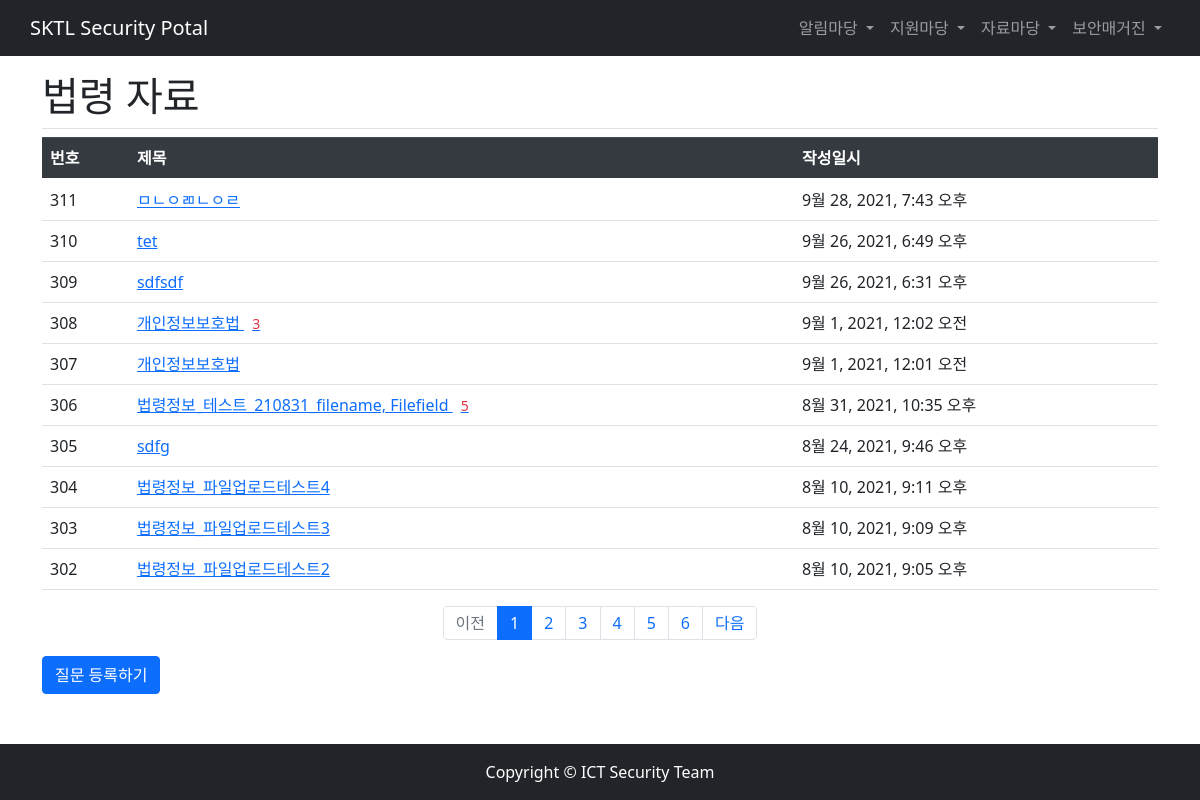
The page /pybo/laws_data/ on the database its author committed.
### pybo/models.py (models this page shows, shortened)
class Model_laws_data(models.Model):
    subject = models.CharField(max_length=200)
    upload_files = models.FileField(upload_to=get_file_path, null=True, blank=True, verbose_name='파일')
    filename = models.CharField(max_length=64, null=True, verbose_name='첨부파일명')
    imgfile = models.ImageField(null=True, upload_to=get_file_path, blank=True, verbose_name='이미지')  # Need to do "pip3 install image" in cmd
    content = models.TextField()
    create_date = models.DateTimeField()

### pybo/views.py (the view)
# urls.py: path('laws_data/', views.laws_data, name='laws_data'),
def laws_data(request):
    page = request.GET.get('page', '1') # 페이지(ex-localhost:8000/pybo/?page=1)
    laws_list = Model_laws_data.objects.order_by('-create_date')
    paginator = Paginator(laws_list, 10) # 페이지당 10개씩 보여 주기, question_list를 페이징 객체 paginator 로 변환
    page_obj = paginator.get_page(page)
    context = {'laws_list': page_obj}
    return render(request, 'pybo/laws_list.html', context)

### pybo/templatetags/pybo_filter.py (called while the page is built)
@register.filter
def sub(value, arg):
    return value - arg

### templates/pybo/laws_list.html (shortened to what this page needs)
{% extends 'base.html' %}
{% load pybo_filter %}
{% block content %}
<div id="inner">
        <div class="container my-3">
        <h1 class="border-bottom py-2">법령 자료</h1>
        <table  class="table">
            <thead>
            <tr class="thead-dark">
                <th>번호</th>
                <th>제목</th>
                <th>작성일시</th>
            </tr>
            </thead>
            <tbody>
            {% if laws_list %}
            {% for laws in laws_list %}
            <tr>
                <td>{{ laws_list.paginator.count|sub:laws_list.start_index|sub:forloop.counter0|add:1 }}</td>
                <td>
                    <a href="{% url 'pybo:laws_detail' laws.id %}">
                        {{ laws.subject }}
                        {% if laws.laws_answer_set.count > 0 %}
                        <span class="text-danger small ml-2">
                            {{ laws.laws_answer_set.count }}
                        </span>
                        {% endif %}
                    </a>
                </td>
                <td>{{ laws.create_date }}</td>
            </tr>
            {% endfor %}
            {% else %}
            <tr>
                <td colsapn="3">질문이 없습니다.</td>
            </tr>
            {% endif %}
            </tbody>
        </table>
        <ul class="pagination justify-content-center">
            {% if laws_list.has_previous %}
            <li class="page-item">
                <a class="page-link" href="?page={{ laws_list.previous_page_number }}">
                    이전
                </a>
            </li>
            {% else %}
            <li class="page-item disabled">
                <a class="page-link" tabindex="-1" ara-disabled="true" href="#">
                    이전
                </a>
            </li>
            {% endif %}
            {% for page_number in laws_list.paginator.page_range %}
            {% if page_number >= laws_list.number|add:-5 and page_number <= laws_list.number|add:5 %}
                {% if page_number == laws_list.number %}
                <li class="page-item active" aria-current="page">
                    <a class="page-link" href="?page={{ page_number }}">
                        {{ page_number }}
                    </a>
                </li>
                {% else %}
                <li class="page-item">
                    <a class="page-link" href="?page={{ page_number }}">
                        {{ page_number }}
                    </a>
                </li>
                {% endif %}
            {% endif %}
            {% endfor %}
            {% if laws_list.has_next %}
            <li class="page-item">
                <a class="page-link" href="?page={{ laws_list.next_page_number }}">
                    다음
                </a>
            </li>
            {% else %}
            <li class="page-item disabled">
                <a class="page-link" tabindex="-1" aria-disabled="true" href="#">
                    다음
                </a>
            </li>
            {% endif %}
        </ul>
        <a href="{% url 'pybo:laws_create' %}" class="btn btn-primary" >
            질문 등록하기
        </a>
    </div>
</div>
{% endblock %}

### rows shown on the page
Model_laws_data: paginator.count|sub "311", subject "ㅁㄴㅇㄻㄴㅇㄹ", create_date "9월 28, 2021, 7:43 오후"
Model_laws_data: paginator.count|sub "310", subject "tet", create_date "9월 26, 2021, 6:49 오후"
Model_laws_data: paginator.count|sub "309", subject "sdfsdf", create_date "9월 26, 2021, 6:31 오후"
Model_laws_data: paginator.count|sub "308", subject "개인정보보호법", laws_answer_set.count "3", create_date "9월 1, 2021, 12:02 오전"
Model_laws_data: paginator.count|sub "307", subject "개인정보보호법", create_date "9월 1, 2021, 12:01 오전"
Model_laws_data: paginator.count|sub "306", subject "법령정보_테스트_210831_filename, Filefield", laws_answer_set.count "5", create_date "8월 31, 2021, 10:35 오후"
Model_laws_data: paginator.count|sub "305", subject "sdfg", create_date "8월 24, 2021, 9:46 오후"
Model_laws_data: paginator.count|sub "304", subject "법령정보_파일업로드테스트4", create_date "8월 10, 2021, 9:11 오후"
Model_laws_data: paginator.count|sub "303", subject "법령정보_파일업로드테스트3", create_date "8월 10, 2021, 9:09 오후"
Model_laws_data: paginator.count|sub "302", subject "법령정보_파일업로드테스트2", create_date "8월 10, 2021, 9:05 오후"

### other values the page prints
{{ page_number }} "1"
{{ page_number }} "2" "3" "4" "5" "6"
